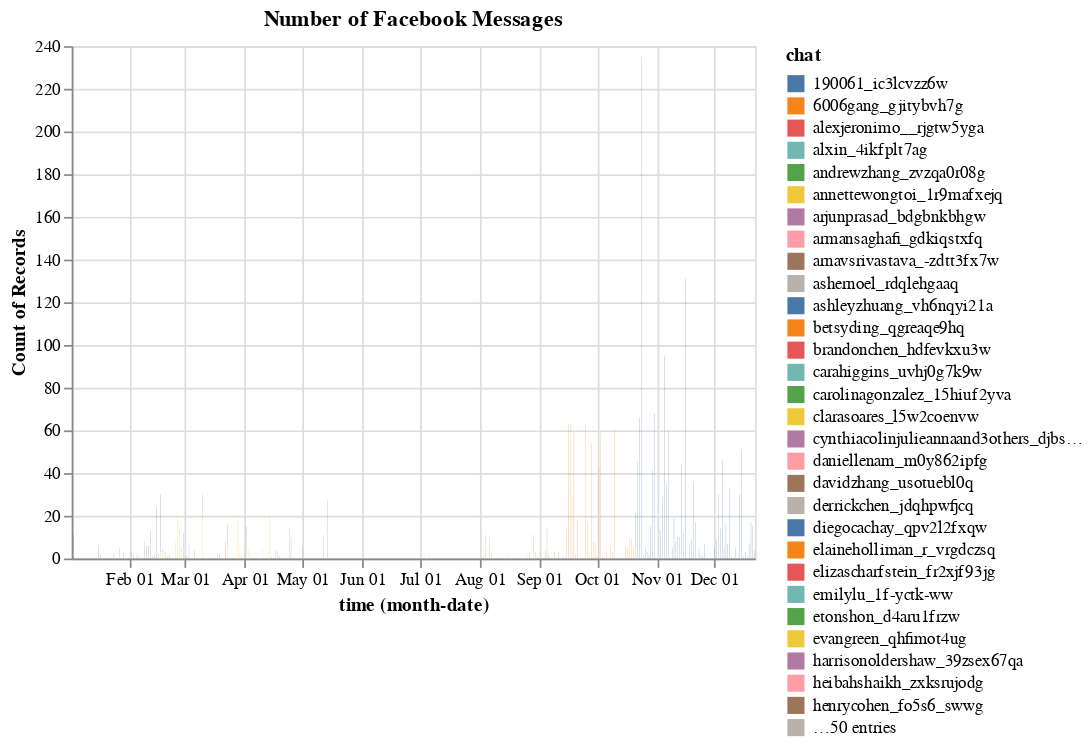

This figure's notebook cell:
### Markdown cell above
Let's color-code this graph by conversation. We can add tooltips and a title along the way.

### Code cell
alt.Chart(df).mark_bar().encode(
    x='monthdate(time):T',
    y='count()',
    color='chat:N',
    tooltip=['chat', 'count()'],
).properties(
    title='Number of Facebook Messages',
)

### Figure 1 — Vega-Lite specification as saved in the notebook (floating-point values rounded to 4 significant figures; data arrays with more than 128 entries replaced by an {"elided": "..."} marker saying what was removed)
{"config": {"view": {"continuousWidth": 400, "continuousHeight": 300}}, "data": {"name": "data-e4b1a84653a999ec7a13b0aab594fd88"}, "mark": "bar", "encoding": {"color": {"field": "chat", "type": "nominal"}, "tooltip": [{"field": "chat", "type": "nominal"}, {"aggregate": "count", "type": "quantitative"}], "x": {"field": "time", "timeUnit": "monthdate", "type": "temporal"}, "y": {"aggregate": "count", "type": "quantitative"}}, "title": "Number of Facebook Messages", "$schema": "https://vega.github.io/schema/vega-lite/v4.17.0.json", "datasets": {"data-e4b1a84653a999ec7a13b0aab594fd88": {"elided": "2476 records"}}}
